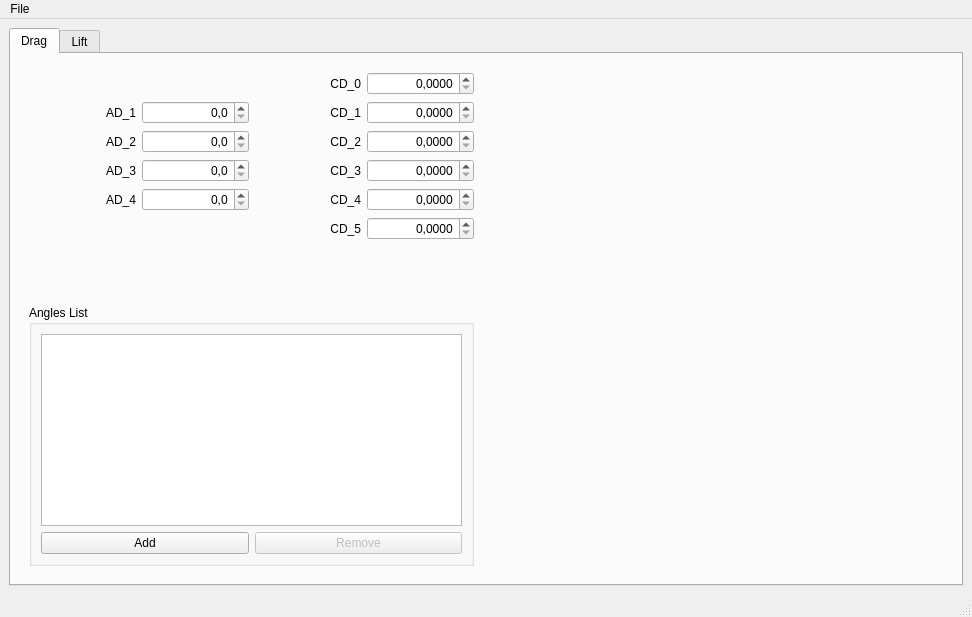
<?xml version="1.0" encoding="UTF-8"?>
<ui version="4.0">
 <class>MainWindow</class>
 <widget class="QMainWindow" name="MainWindow">
  <property name="geometry">
   <rect>
    <x>0</x>
    <y>0</y>
    <width>972</width>
    <height>617</height>
   </rect>
  </property>
  <property name="windowTitle">
   <string>MScSim-Aero</string>
  </property>
  <property name="locale">
   <locale language="Polish" country="Poland"/>
  </property>
  <property name="dockOptions">
   <set>QMainWindow::AllowNestedDocks|QMainWindow::AllowTabbedDocks|QMainWindow::AnimatedDocks</set>
  </property>
  <widget class="QWidget" name="centralwidget">
   <layout class="QGridLayout" name="gridLayout">
    <item row="0" column="0">
     <widget class="QTabWidget" name="tabWidget">
      <property name="currentIndex">
       <number>0</number>
      </property>
      <widget class="QWidget" name="tabDrag">
       <attribute name="title">
        <string>Drag</string>
       </attribute>
       <layout class="QGridLayout" name="gridLayout_2">
        <item row="0" column="0">
         <widget class="QWidget" name="widgetDrag" native="true">
          <layout class="QGridLayout" name="gridLayout_4">
           <item row="2" column="2">
            <widget class="QLabel" name="labelCD_1">
             <property name="text">
              <string>CD_1</string>
             </property>
             <property name="alignment">
              <set>Qt::AlignRight|Qt::AlignTrailing|Qt::AlignVCenter</set>
             </property>
             <property name="buddy">
              <cstring>spinBoxCD_1</cstring>
             </property>
            </widget>
           </item>
           <item row="6" column="3">
            <widget class="QDoubleSpinBox" name="spinBoxCD_5">
             <property name="alignment">
              <set>Qt::AlignRight|Qt::AlignTrailing|Qt::AlignVCenter</set>
             </property>
             <property name="decimals">
              <number>4</number>
             </property>
            </widget>
           </item>
           <item row="2" column="0">
            <widget class="QLabel" name="labelAD_1">
             <property name="text">
              <string>AD_1</string>
             </property>
             <property name="alignment">
              <set>Qt::AlignRight|Qt::AlignTrailing|Qt::AlignVCenter</set>
             </property>
             <property name="buddy">
              <cstring>spinBoxAD_1</cstring>
             </property>
            </widget>
           </item>
           <item row="5" column="0">
            <widget class="QLabel" name="labelAD_4">
             <property name="text">
              <string>AD_4</string>
             </property>
             <property name="alignment">
              <set>Qt::AlignRight|Qt::AlignTrailing|Qt::AlignVCenter</set>
             </property>
             <property name="buddy">
              <cstring>spinBoxAD_4</cstring>
             </property>
            </widget>
           </item>
           <item row="3" column="1">
            <widget class="QDoubleSpinBox" name="spinBoxAD_2">
             <property name="alignment">
              <set>Qt::AlignRight|Qt::AlignTrailing|Qt::AlignVCenter</set>
             </property>
             <property name="decimals">
              <number>1</number>
             </property>
             <property name="maximum">
              <double>90.000000000000000</double>
             </property>
            </widget>
           </item>
           <item row="3" column="3">
            <widget class="QDoubleSpinBox" name="spinBoxCD_2">
             <property name="alignment">
              <set>Qt::AlignRight|Qt::AlignTrailing|Qt::AlignVCenter</set>
             </property>
             <property name="decimals">
              <number>4</number>
             </property>
            </widget>
           </item>
           <item row="5" column="3">
            <widget class="QDoubleSpinBox" name="spinBoxCD_4">
             <property name="alignment">
              <set>Qt::AlignRight|Qt::AlignTrailing|Qt::AlignVCenter</set>
             </property>
             <property name="decimals">
              <number>4</number>
             </property>
            </widget>
           </item>
           <item row="5" column="1">
            <widget class="QDoubleSpinBox" name="spinBoxAD_4">
             <property name="alignment">
              <set>Qt::AlignRight|Qt::AlignTrailing|Qt::AlignVCenter</set>
             </property>
             <property name="decimals">
              <number>1</number>
             </property>
             <property name="maximum">
              <double>90.000000000000000</double>
             </property>
            </widget>
           </item>
           <item row="4" column="2">
            <widget class="QLabel" name="labelCD_3">
             <property name="text">
              <string>CD_3</string>
             </property>
             <property name="alignment">
              <set>Qt::AlignRight|Qt::AlignTrailing|Qt::AlignVCenter</set>
             </property>
             <property name="buddy">
              <cstring>spinBoxCD_3</cstring>
             </property>
            </widget>
           </item>
           <item row="4" column="0">
            <widget class="QLabel" name="labelAD_3">
             <property name="text">
              <string>AD_3</string>
             </property>
             <property name="alignment">
              <set>Qt::AlignRight|Qt::AlignTrailing|Qt::AlignVCenter</set>
             </property>
             <property name="buddy">
              <cstring>spinBoxAD_3</cstring>
             </property>
            </widget>
           </item>
           <item row="3" column="0">
            <widget class="QLabel" name="labelAD_2">
             <property name="text">
              <string>AD_2</string>
             </property>
             <property name="alignment">
              <set>Qt::AlignRight|Qt::AlignTrailing|Qt::AlignVCenter</set>
             </property>
             <property name="buddy">
              <cstring>spinBoxAD_2</cstring>
             </property>
            </widget>
           </item>
           <item row="2" column="1">
            <widget class="QDoubleSpinBox" name="spinBoxAD_1">
             <property name="alignment">
              <set>Qt::AlignRight|Qt::AlignTrailing|Qt::AlignVCenter</set>
             </property>
             <property name="decimals">
              <number>1</number>
             </property>
             <property name="maximum">
              <double>90.000000000000000</double>
             </property>
            </widget>
           </item>
           <item row="8" column="0" colspan="4">
            <widget class="QGroupBox" name="groupBoxDragAngles">
             <property name="title">
              <string>Angles List</string>
             </property>
             <layout class="QGridLayout" name="gridLayout_5">
              <item row="2" column="0" colspan="2">
               <widget class="QListWidget" name="listDragAngles"/>
              </item>
              <item row="3" column="0">
               <widget class="QPushButton" name="pushButtonDragAdd">
                <property name="text">
                 <string>Add</string>
                </property>
               </widget>
              </item>
              <item row="3" column="1">
               <widget class="QPushButton" name="pushButtonDragDel">
                <property name="enabled">
                 <bool>false</bool>
                </property>
                <property name="text">
                 <string>Remove</string>
                </property>
               </widget>
              </item>
             </layout>
            </widget>
           </item>
           <item row="5" column="2">
            <widget class="QLabel" name="labelCD_4">
             <property name="text">
              <string>CD_4</string>
             </property>
             <property name="alignment">
              <set>Qt::AlignRight|Qt::AlignTrailing|Qt::AlignVCenter</set>
             </property>
             <property name="buddy">
              <cstring>spinBoxCD_4</cstring>
             </property>
            </widget>
           </item>
           <item row="3" column="2">
            <widget class="QLabel" name="labelCD_2">
             <property name="text">
              <string>CD_2</string>
             </property>
             <property name="alignment">
              <set>Qt::AlignRight|Qt::AlignTrailing|Qt::AlignVCenter</set>
             </property>
             <property name="buddy">
              <cstring>spinBoxCD_2</cstring>
             </property>
            </widget>
           </item>
           <item row="2" column="3">
            <widget class="QDoubleSpinBox" name="spinBoxCD_1">
             <property name="alignment">
              <set>Qt::AlignRight|Qt::AlignTrailing|Qt::AlignVCenter</set>
             </property>
             <property name="decimals">
              <number>4</number>
             </property>
            </widget>
           </item>
           <item row="1" column="2">
            <widget class="QLabel" name="labelCD_0">
             <property name="text">
              <string>CD_0</string>
             </property>
             <property name="alignment">
              <set>Qt::AlignRight|Qt::AlignTrailing|Qt::AlignVCenter</set>
             </property>
             <property name="buddy">
              <cstring>spinBoxCD_0</cstring>
             </property>
            </widget>
           </item>
           <item row="4" column="1">
            <widget class="QDoubleSpinBox" name="spinBoxAD_3">
             <property name="alignment">
              <set>Qt::AlignRight|Qt::AlignTrailing|Qt::AlignVCenter</set>
             </property>
             <property name="decimals">
              <number>1</number>
             </property>
             <property name="maximum">
              <double>90.000000000000000</double>
             </property>
            </widget>
           </item>
           <item row="6" column="2">
            <widget class="QLabel" name="labelCD_5">
             <property name="text">
              <string>CD_5</string>
             </property>
             <property name="alignment">
              <set>Qt::AlignRight|Qt::AlignTrailing|Qt::AlignVCenter</set>
             </property>
             <property name="buddy">
              <cstring>spinBoxCD_5</cstring>
             </property>
            </widget>
           </item>
           <item row="4" column="3">
            <widget class="QDoubleSpinBox" name="spinBoxCD_3">
             <property name="alignment">
              <set>Qt::AlignRight|Qt::AlignTrailing|Qt::AlignVCenter</set>
             </property>
             <property name="decimals">
              <number>4</number>
             </property>
            </widget>
           </item>
           <item row="1" column="3">
            <widget class="QDoubleSpinBox" name="spinBoxCD_0">
             <property name="alignment">
              <set>Qt::AlignRight|Qt::AlignTrailing|Qt::AlignVCenter</set>
             </property>
             <property name="decimals">
              <number>4</number>
             </property>
            </widget>
           </item>
           <item row="7" column="0" colspan="4">
            <spacer name="verticalSpacer">
             <property name="orientation">
              <enum>Qt::Vertical</enum>
             </property>
             <property name="sizeHint" stdset="0">
              <size>
               <width>20</width>
               <height>1</height>
              </size>
             </property>
            </spacer>
           </item>
          </layout>
         </widget>
        </item>
        <item row="0" column="1">
         <widget class="QwtPlot" name="plotDrag">
          <property name="lineWidth">
           <number>0</number>
          </property>
         </widget>
        </item>
       </layout>
      </widget>
      <widget class="QWidget" name="tabLift">
       <attribute name="title">
        <string>Lift</string>
       </attribute>
       <layout class="QGridLayout" name="gridLayout_3">
        <item row="0" column="0">
         <widget class="QWidget" name="widgetLift" native="true">
          <layout class="QGridLayout" name="gridLayout_6">
           <item row="1" column="2">
            <widget class="QLabel" name="label">
             <property name="text">
              <string>CL_0</string>
             </property>
             <property name="alignment">
              <set>Qt::AlignRight|Qt::AlignTrailing|Qt::AlignVCenter</set>
             </property>
             <property name="buddy">
              <cstring>spinBoxCL_0</cstring>
             </property>
            </widget>
           </item>
           <item row="3" column="3">
            <widget class="QDoubleSpinBox" name="spinBoxCL_1">
             <property name="alignment">
              <set>Qt::AlignRight|Qt::AlignTrailing|Qt::AlignVCenter</set>
             </property>
             <property name="decimals">
              <number>3</number>
             </property>
            </widget>
           </item>
           <item row="2" column="1">
            <widget class="QDoubleSpinBox" name="spinBoxAL_S">
             <property name="alignment">
              <set>Qt::AlignRight|Qt::AlignTrailing|Qt::AlignVCenter</set>
             </property>
             <property name="decimals">
              <number>1</number>
             </property>
             <property name="maximum">
              <double>90.000000000000000</double>
             </property>
            </widget>
           </item>
           <item row="2" column="0">
            <widget class="QLabel" name="label_2">
             <property name="text">
              <string>AL_S</string>
             </property>
             <property name="alignment">
              <set>Qt::AlignRight|Qt::AlignTrailing|Qt::AlignVCenter</set>
             </property>
             <property name="buddy">
              <cstring>spinBoxAL_S</cstring>
             </property>
            </widget>
           </item>
           <item row="3" column="0">
            <widget class="QLabel" name="label_4">
             <property name="text">
              <string>AL_1</string>
             </property>
             <property name="alignment">
              <set>Qt::AlignRight|Qt::AlignTrailing|Qt::AlignVCenter</set>
             </property>
             <property name="buddy">
              <cstring>spinBoxAL_1</cstring>
             </property>
            </widget>
           </item>
           <item row="2" column="3">
            <widget class="QDoubleSpinBox" name="spinBoxCL_S">
             <property name="alignment">
              <set>Qt::AlignRight|Qt::AlignTrailing|Qt::AlignVCenter</set>
             </property>
             <property name="decimals">
              <number>3</number>
             </property>
            </widget>
           </item>
           <item row="4" column="2">
            <widget class="QLabel" name="label_7">
             <property name="text">
              <string>CL_2</string>
             </property>
             <property name="alignment">
              <set>Qt::AlignRight|Qt::AlignTrailing|Qt::AlignVCenter</set>
             </property>
             <property name="buddy">
              <cstring>spinBoxCL_2</cstring>
             </property>
            </widget>
           </item>
           <item row="3" column="2">
            <widget class="QLabel" name="label_6">
             <property name="text">
              <string>CL_1</string>
             </property>
             <property name="alignment">
              <set>Qt::AlignRight|Qt::AlignTrailing|Qt::AlignVCenter</set>
             </property>
             <property name="buddy">
              <cstring>spinBoxCL_1</cstring>
             </property>
            </widget>
           </item>
           <item row="4" column="1">
            <widget class="QDoubleSpinBox" name="spinBoxAL_2">
             <property name="alignment">
              <set>Qt::AlignRight|Qt::AlignTrailing|Qt::AlignVCenter</set>
             </property>
             <property name="decimals">
              <number>1</number>
             </property>
             <property name="maximum">
              <double>90.000000000000000</double>
             </property>
            </widget>
           </item>
           <item row="6" column="0" colspan="4">
            <widget class="QGroupBox" name="groupBoxLiftAngles">
             <property name="title">
              <string>Angles List</string>
             </property>
             <layout class="QGridLayout" name="gridLayout_7">
              <item row="1" column="0">
               <widget class="QPushButton" name="pushButtonLiftAdd">
                <property name="text">
                 <string>Add</string>
                </property>
               </widget>
              </item>
              <item row="1" column="1">
               <widget class="QPushButton" name="pushButtonLiftDel">
                <property name="enabled">
                 <bool>false</bool>
                </property>
                <property name="text">
                 <string>Remove</string>
                </property>
               </widget>
              </item>
              <item row="0" column="0" colspan="2">
               <widget class="QListWidget" name="listLiftAngles"/>
              </item>
             </layout>
            </widget>
           </item>
           <item row="3" column="1">
            <widget class="QDoubleSpinBox" name="spinBoxAL_1">
             <property name="alignment">
              <set>Qt::AlignRight|Qt::AlignTrailing|Qt::AlignVCenter</set>
             </property>
             <property name="decimals">
              <number>1</number>
             </property>
             <property name="maximum">
              <double>90.000000000000000</double>
             </property>
            </widget>
           </item>
           <item row="2" column="2">
            <widget class="QLabel" name="label_3">
             <property name="text">
              <string>CL_S</string>
             </property>
             <property name="alignment">
              <set>Qt::AlignRight|Qt::AlignTrailing|Qt::AlignVCenter</set>
             </property>
             <property name="buddy">
              <cstring>spinBoxCL_S</cstring>
             </property>
            </widget>
           </item>
           <item row="4" column="0">
            <widget class="QLabel" name="label_5">
             <property name="text">
              <string>AL_2</string>
             </property>
             <property name="alignment">
              <set>Qt::AlignRight|Qt::AlignTrailing|Qt::AlignVCenter</set>
             </property>
             <property name="buddy">
              <cstring>spinBoxAL_2</cstring>
             </property>
            </widget>
           </item>
           <item row="1" column="3">
            <widget class="QDoubleSpinBox" name="spinBoxCL_0">
             <property name="alignment">
              <set>Qt::AlignRight|Qt::AlignTrailing|Qt::AlignVCenter</set>
             </property>
             <property name="decimals">
              <number>3</number>
             </property>
            </widget>
           </item>
           <item row="4" column="3">
            <widget class="QDoubleSpinBox" name="spinBoxCL_2">
             <property name="alignment">
              <set>Qt::AlignRight|Qt::AlignTrailing|Qt::AlignVCenter</set>
             </property>
             <property name="decimals">
              <number>3</number>
             </property>
            </widget>
           </item>
           <item row="5" column="0" colspan="4">
            <spacer name="verticalSpacer_2">
             <property name="orientation">
              <enum>Qt::Vertical</enum>
             </property>
             <property name="sizeHint" stdset="0">
              <size>
               <width>20</width>
               <height>1</height>
              </size>
             </property>
            </spacer>
           </item>
          </layout>
         </widget>
        </item>
        <item row="0" column="1">
         <widget class="QwtPlot" name="plotLift">
          <property name="frameShape">
           <enum>QFrame::NoFrame</enum>
          </property>
          <property name="frameShadow">
           <enum>QFrame::Plain</enum>
          </property>
          <property name="lineWidth">
           <number>0</number>
          </property>
         </widget>
        </item>
       </layout>
      </widget>
     </widget>
    </item>
   </layout>
  </widget>
  <widget class="QMenuBar" name="menuBar">
   <property name="geometry">
    <rect>
     <x>0</x>
     <y>0</y>
     <width>972</width>
     <height>23</height>
    </rect>
   </property>
   <widget class="QMenu" name="menuFile">
    <property name="title">
     <string>File</string>
    </property>
    <widget class="QMenu" name="menuRecentFiles">
     <property name="title">
      <string>Recent files</string>
     </property>
    </widget>
    <addaction name="actionNew"/>
    <addaction name="actionOpen"/>
    <addaction name="menuRecentFiles"/>
    <addaction name="actionClearRecent"/>
    <addaction name="actionSave"/>
    <addaction name="actionSaveAs"/>
    <addaction name="actionExport"/>
    <addaction name="separator"/>
    <addaction name="actionExit"/>
   </widget>
   <addaction name="menuFile"/>
  </widget>
  <widget class="QStatusBar" name="statusBar"/>
  <action name="actionNew">
   <property name="text">
    <string>New</string>
   </property>
  </action>
  <action name="actionOpen">
   <property name="text">
    <string>Open</string>
   </property>
  </action>
  <action name="actionClearRecent">
   <property name="text">
    <string>Clear recent</string>
   </property>
  </action>
  <action name="actionSave">
   <property name="text">
    <string>Save (Ctrl+S)</string>
   </property>
  </action>
  <action name="actionSaveAs">
   <property name="text">
    <string>Save as...</string>
   </property>
  </action>
  <action name="actionExport">
   <property name="text">
    <string>Export as.. (Ctrl+E)</string>
   </property>
  </action>
  <action name="actionExit">
   <property name="text">
    <string>Exit</string>
   </property>
  </action>
 </widget>
 <customwidgets>
  <customwidget>
   <class>QwtPlot</class>
   <extends>QFrame</extends>
   <header>qwt_plot.h</header>
   <container>1</container>
  </customwidget>
 </customwidgets>
 <tabstops>
  <tabstop>tabWidget</tabstop>
  <tabstop>spinBoxCD_0</tabstop>
  <tabstop>spinBoxAD_1</tabstop>
  <tabstop>spinBoxCD_1</tabstop>
  <tabstop>spinBoxAD_2</tabstop>
  <tabstop>spinBoxCD_2</tabstop>
  <tabstop>spinBoxAD_3</tabstop>
  <tabstop>spinBoxCD_3</tabstop>
  <tabstop>spinBoxAD_4</tabstop>
  <tabstop>spinBoxCD_4</tabstop>
  <tabstop>spinBoxCD_5</tabstop>
  <tabstop>listDragAngles</tabstop>
  <tabstop>pushButtonDragAdd</tabstop>
  <tabstop>pushButtonDragDel</tabstop>
  <tabstop>spinBoxCL_0</tabstop>
  <tabstop>spinBoxAL_S</tabstop>
  <tabstop>spinBoxCL_S</tabstop>
  <tabstop>spinBoxAL_1</tabstop>
  <tabstop>spinBoxCL_1</tabstop>
  <tabstop>spinBoxAL_2</tabstop>
  <tabstop>spinBoxCL_2</tabstop>
  <tabstop>listLiftAngles</tabstop>
  <tabstop>pushButtonLiftAdd</tabstop>
  <tabstop>pushButtonLiftDel</tabstop>
 </tabstops>
 <resources/>
 <connections/>
</ui>
